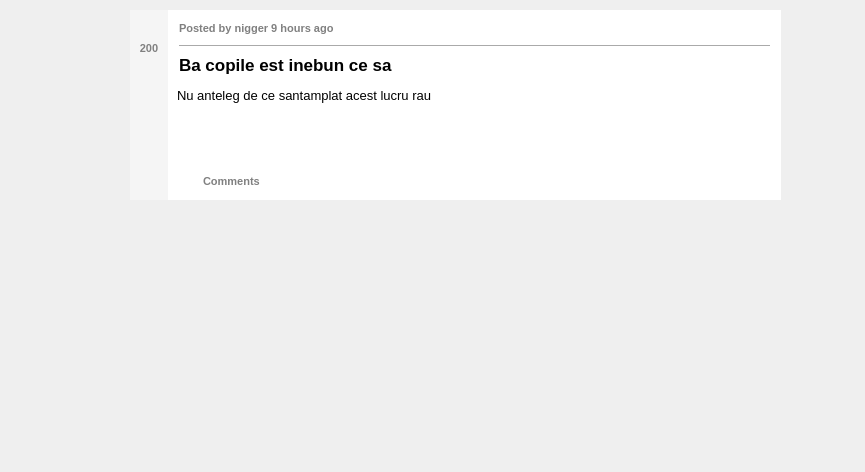
<?xml version="1.0" encoding="UTF-8"?>
<ui version="4.0">
 <class>QtWidgetsClassClass</class>
 <widget class="QMainWindow" name="QtWidgetsClassClass">
  <property name="geometry">
   <rect>
    <x>0</x>
    <y>0</y>
    <width>865</width>
    <height>472</height>
   </rect>
  </property>
  <property name="windowTitle">
   <string>QtWidgetsClass</string>
  </property>
  <widget class="QWidget" name="centralWidget">
   <widget class="QWidget" name="postWidget" native="true">
    <property name="geometry">
     <rect>
      <x>130</x>
      <y>10</y>
      <width>651</width>
      <height>190</height>
     </rect>
    </property>
    <property name="styleSheet">
     <string notr="true">background-color: rgb(255, 255, 255);</string>
    </property>
    <layout class="QVBoxLayout" name="verticalLayout_3">
     <property name="spacing">
      <number>0</number>
     </property>
     <property name="leftMargin">
      <number>0</number>
     </property>
     <property name="topMargin">
      <number>0</number>
     </property>
     <property name="rightMargin">
      <number>0</number>
     </property>
     <property name="bottomMargin">
      <number>0</number>
     </property>
     <item>
      <layout class="QHBoxLayout" name="horizontalLayout">
       <property name="spacing">
        <number>0</number>
       </property>
       <item>
        <widget class="QWidget" name="sideBarWidget" native="true">
         <property name="sizePolicy">
          <sizepolicy hsizetype="Minimum" vsizetype="Preferred">
           <horstretch>0</horstretch>
           <verstretch>0</verstretch>
          </sizepolicy>
         </property>
         <property name="minimumSize">
          <size>
           <width>38</width>
           <height>0</height>
          </size>
         </property>
         <property name="maximumSize">
          <size>
           <width>40</width>
           <height>16777215</height>
          </size>
         </property>
         <property name="styleSheet">
          <string notr="true">background-color: #F5F5F5;</string>
         </property>
         <layout class="QVBoxLayout" name="verticalLayout_4">
          <property name="spacing">
           <number>0</number>
          </property>
          <property name="leftMargin">
           <number>0</number>
          </property>
          <property name="topMargin">
           <number>15</number>
          </property>
          <property name="rightMargin">
           <number>0</number>
          </property>
          <property name="bottomMargin">
           <number>0</number>
          </property>
          <item>
           <spacer name="verticalSpacer_2">
            <property name="orientation">
             <enum>Qt::Vertical</enum>
            </property>
            <property name="sizeType">
             <enum>QSizePolicy::Fixed</enum>
            </property>
            <property name="sizeHint" stdset="0">
             <size>
              <width>20</width>
              <height>0</height>
             </size>
            </property>
           </spacer>
          </item>
          <item>
           <layout class="QVBoxLayout" name="postButtonsLayout">
            <property name="spacing">
             <number>3</number>
            </property>
            <item>
             <layout class="QHBoxLayout" name="upvoteButtonLayout">
              <property name="spacing">
               <number>0</number>
              </property>
              <property name="rightMargin">
               <number>1</number>
              </property>
              <item>
               <widget class="QPushButton" name="upvoteButton">
                <property name="sizePolicy">
                 <sizepolicy hsizetype="Preferred" vsizetype="Preferred">
                  <horstretch>0</horstretch>
                  <verstretch>0</verstretch>
                 </sizepolicy>
                </property>
                <property name="maximumSize">
                 <size>
                  <width>25</width>
                  <height>25</height>
                 </size>
                </property>
                <property name="layoutDirection">
                 <enum>Qt::LeftToRight</enum>
                </property>
                <property name="styleSheet">
                 <string notr="true">QPushButton
{
border: 0px;
}</string>
                </property>
                <property name="text">
                 <string/>
                </property>
                <property name="icon">
                 <iconset>
                  <normaloff>C:/Users/mario/OneDrive/Desktop/notPressedUpvote.png</normaloff>
                  <activeon>C:/Users/mario/OneDrive/Desktop/upvote.png</activeon>C:/Users/mario/OneDrive/Desktop/notPressedUpvote.png</iconset>
                </property>
                <property name="iconSize">
                 <size>
                  <width>45</width>
                  <height>25</height>
                 </size>
                </property>
                <property name="checkable">
                 <bool>true</bool>
                </property>
                <property name="checked">
                 <bool>false</bool>
                </property>
               </widget>
              </item>
             </layout>
            </item>
            <item>
             <widget class="QLabel" name="likesNumLabel">
              <property name="styleSheet">
               <string notr="true">QLabel
{
	
	color: #808080;
	font-size:11px;
	font-weight:700;

}</string>
              </property>
              <property name="text">
               <string>200</string>
              </property>
              <property name="alignment">
               <set>Qt::AlignCenter</set>
              </property>
             </widget>
            </item>
            <item>
             <layout class="QHBoxLayout" name="downvoteButtonLayout">
              <property name="spacing">
               <number>0</number>
              </property>
              <property name="rightMargin">
               <number>1</number>
              </property>
              <item>
               <widget class="QPushButton" name="downvoteButton">
                <property name="sizePolicy">
                 <sizepolicy hsizetype="Fixed" vsizetype="Fixed">
                  <horstretch>0</horstretch>
                  <verstretch>0</verstretch>
                 </sizepolicy>
                </property>
                <property name="maximumSize">
                 <size>
                  <width>25</width>
                  <height>25</height>
                 </size>
                </property>
                <property name="styleSheet">
                 <string notr="true">QPushButton
{
border: 0px;
}</string>
                </property>
                <property name="text">
                 <string/>
                </property>
                <property name="icon">
                 <iconset>
                  <normaloff>C:/Users/mario/OneDrive/Desktop/notpressedDownvote.png</normaloff>
                  <activeon>C:/Users/mario/OneDrive/Desktop/pressedDownvote.png</activeon>C:/Users/mario/OneDrive/Desktop/notpressedDownvote.png</iconset>
                </property>
                <property name="iconSize">
                 <size>
                  <width>45</width>
                  <height>25</height>
                 </size>
                </property>
                <property name="checkable">
                 <bool>true</bool>
                </property>
               </widget>
              </item>
             </layout>
            </item>
            <item>
             <spacer name="verticalSpacer">
              <property name="orientation">
               <enum>Qt::Vertical</enum>
              </property>
              <property name="sizeHint" stdset="0">
               <size>
                <width>20</width>
                <height>40</height>
               </size>
              </property>
             </spacer>
            </item>
           </layout>
          </item>
         </layout>
        </widget>
       </item>
       <item>
        <layout class="QVBoxLayout" name="verticalLayout">
         <property name="spacing">
          <number>0</number>
         </property>
         <item>
          <widget class="QWidget" name="headerWidget" native="true">
           <property name="sizePolicy">
            <sizepolicy hsizetype="Expanding" vsizetype="Fixed">
             <horstretch>0</horstretch>
             <verstretch>0</verstretch>
            </sizepolicy>
           </property>
           <property name="minimumSize">
            <size>
             <width>0</width>
             <height>75</height>
            </size>
           </property>
           <property name="maximumSize">
            <size>
             <width>16777215</width>
             <height>70</height>
            </size>
           </property>
           <layout class="QVBoxLayout" name="verticalLayout_7">
            <property name="spacing">
             <number>5</number>
            </property>
            <property name="topMargin">
             <number>5</number>
            </property>
            <item>
             <widget class="QLabel" name="authorLabel">
              <property name="styleSheet">
               <string notr="true">QLabel
{
	
	color: #808080;
	font-size:11px;
	font-weight:500;

}</string>
              </property>
              <property name="text">
               <string>Posted by nigger 9 hours ago</string>
              </property>
             </widget>
            </item>
            <item>
             <widget class="Line" name="line">
              <property name="orientation">
               <enum>Qt::Horizontal</enum>
              </property>
             </widget>
            </item>
            <item>
             <widget class="QLabel" name="titleLabel">
              <property name="styleSheet">
               <string notr="true">
QLabel{
font: 9pt &quot;Sans Serif Collection&quot;;
font-size: 17px;
font-weight:550;
}
</string>
              </property>
              <property name="text">
               <string>Ba copile est inebun ce sa </string>
              </property>
              <property name="wordWrap">
               <bool>false</bool>
              </property>
             </widget>
            </item>
           </layout>
          </widget>
         </item>
         <item>
          <widget class="QWidget" name="contentWidget" native="true">
           <property name="sizePolicy">
            <sizepolicy hsizetype="Expanding" vsizetype="Expanding">
             <horstretch>0</horstretch>
             <verstretch>0</verstretch>
            </sizepolicy>
           </property>
           <property name="minimumSize">
            <size>
             <width>0</width>
             <height>105</height>
            </size>
           </property>
           <layout class="QHBoxLayout" name="horizontalLayout_2">
            <property name="leftMargin">
             <number>9</number>
            </property>
            <property name="topMargin">
             <number>3</number>
            </property>
            <item>
             <widget class="QLabel" name="contentLabel">
              <property name="styleSheet">
               <string notr="true">QLabel
{
font-size: 13px;
font-weight:400;
}</string>
              </property>
              <property name="text">
               <string>Nu anteleg de ce santamplat acest lucru rau</string>
              </property>
              <property name="alignment">
               <set>Qt::AlignLeading|Qt::AlignLeft|Qt::AlignTop</set>
              </property>
              <property name="wordWrap">
               <bool>true</bool>
              </property>
             </widget>
            </item>
           </layout>
          </widget>
         </item>
         <item>
          <widget class="QWidget" name="footerWidget" native="true">
           <property name="sizePolicy">
            <sizepolicy hsizetype="Expanding" vsizetype="Fixed">
             <horstretch>0</horstretch>
             <verstretch>40</verstretch>
            </sizepolicy>
           </property>
           <property name="minimumSize">
            <size>
             <width>0</width>
             <height>40</height>
            </size>
           </property>
           <layout class="QHBoxLayout" name="horizontalLayout_3">
            <property name="spacing">
             <number>0</number>
            </property>
            <property name="leftMargin">
             <number>4</number>
            </property>
            <property name="topMargin">
             <number>4</number>
            </property>
            <property name="bottomMargin">
             <number>2</number>
            </property>
            <item>
             <layout class="QVBoxLayout" name="commentIconLayout">
              <property name="spacing">
               <number>0</number>
              </property>
              <property name="topMargin">
               <number>5</number>
              </property>
              <item>
               <widget class="QLabel" name="commentIconLabel">
                <property name="sizePolicy">
                 <sizepolicy hsizetype="Fixed" vsizetype="Fixed">
                  <horstretch>0</horstretch>
                  <verstretch>0</verstretch>
                 </sizepolicy>
                </property>
                <property name="minimumSize">
                 <size>
                  <width>31</width>
                  <height>21</height>
                 </size>
                </property>
                <property name="maximumSize">
                 <size>
                  <width>31</width>
                  <height>21</height>
                 </size>
                </property>
                <property name="text">
                 <string/>
                </property>
                <property name="pixmap">
                 <pixmap>C:/Users/mario/OneDrive/Desktop/icon.png</pixmap>
                </property>
                <property name="scaledContents">
                 <bool>true</bool>
                </property>
               </widget>
              </item>
             </layout>
            </item>
            <item>
             <widget class="QLabel" name="commentInfoLabel">
              <property name="styleSheet">
               <string notr="true">QLabel
{
	
	color: #808080;
	font-size:11px;
	font-weight:700;

}</string>
              </property>
              <property name="text">
               <string>Comments</string>
              </property>
             </widget>
            </item>
            <item>
             <spacer name="horizontalSpacer">
              <property name="orientation">
               <enum>Qt::Horizontal</enum>
              </property>
              <property name="sizeHint" stdset="0">
               <size>
                <width>40</width>
                <height>20</height>
               </size>
              </property>
             </spacer>
            </item>
           </layout>
          </widget>
         </item>
        </layout>
       </item>
      </layout>
     </item>
    </layout>
   </widget>
  </widget>
 </widget>
 <layoutdefault spacing="6" margin="11"/>
 <resources/>
 <connections/>
</ui>
